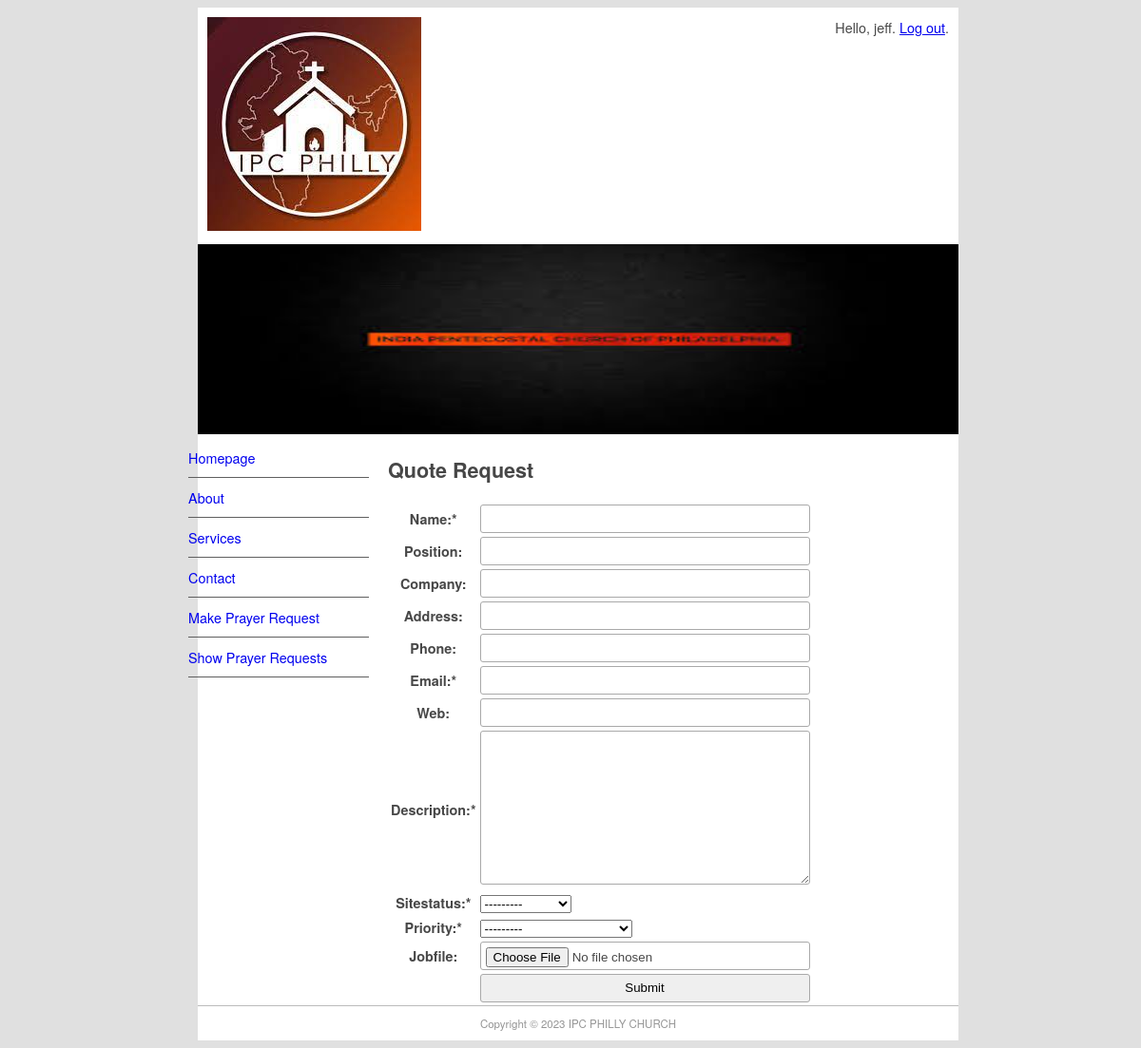
Before: /quote/ (signed in) with the older database file.
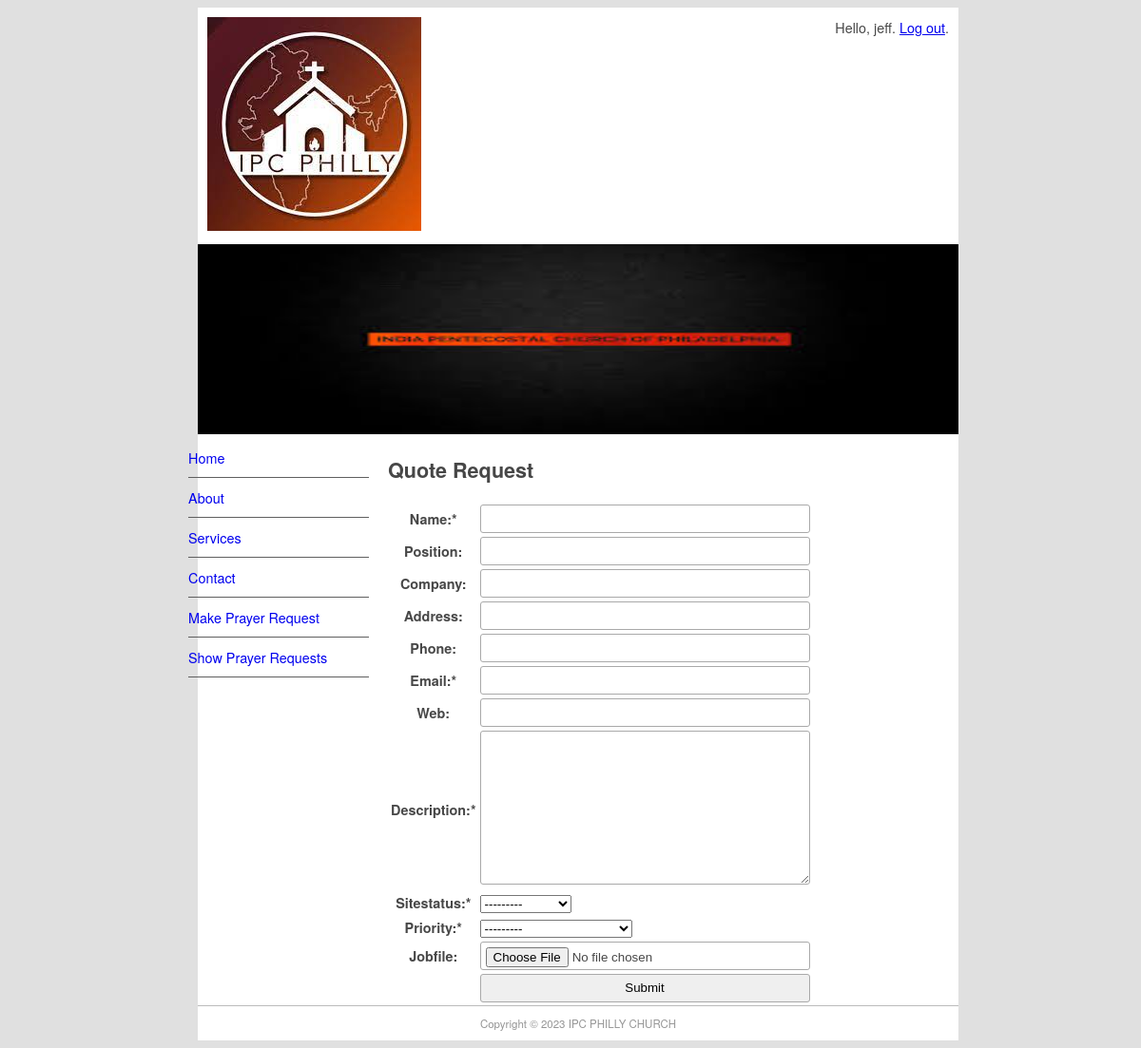
After: the same page with the newer database file.
### pages/models.py (models this page shows, shortened)
class Page(models.Model):
    title = models.CharField(max_length=60)
    permalink = models.CharField(max_length=12, unique=True)
    update_date = models.DateTimeField('Recent Date')
    bodytext = models.TextField('Page Info', blank=True)

### quotes/views.py (the view)
# urls.py: path('', views.quote_req, name='quote-request'),
@login_required(login_url=reverse_lazy('login'))
def quote_req(request):
    submitted = False
    if request.method == 'POST':
        form = QuoteForm(request.POST, request.FILES)
        if form.is_valid():
            quote = form.save(commit=False)
            try:
                quote.username = request.user
            except Exception:
                pass
            quote.save()
            return HttpResponseRedirect('/quote/?submitted=True')
    else:
        form = QuoteForm()
        if 'submitted' in request.GET:
            submitted = True
    return render(request, 'quotes/quote.html', {'form': form, 'page_list': Page.objects.all(), 'submitted': submitted})

### quotes/forms.py
class QuoteForm(ModelForm):
    required_css_class = 'required'
    class Meta:
        model = Quote
        fields = [
            'name', 'position', 'company', 'address',
            'phone', 'email', 'web', 'description',
            'sitestatus', 'priority', 'jobfile'
        ]

### quotes/templates/quotes/quote.html (shortened to what this page needs)
{% extends "base.html" %}
{% block sidenav %}
    {% for page in page_list %}
        <li><a href="{{ page.permalink }}">{{ page.title }}</a></li>
    {% endfor %}
{% endblock sidenav %}
{% block content %}
<h1>Quote Request</h1>
{% if submitted %}
    <p class="success">
        Your quote was submitted successfully. Thank you.
    </p>
{% else %}
    <form action="" enctype="multipart/form-data" method="post" novalidate>
    <table>
        {{ form.as_table }}
        <tr>
            <td>&nbsp;</td>
            <td><input type="submit" value="Submit"></td>
        </tr>
    </table>
    </form>
{% endif %}
{% endblock content %}

Changed rows visible on the page:
changed Page: title "Homepage" → "Home"
